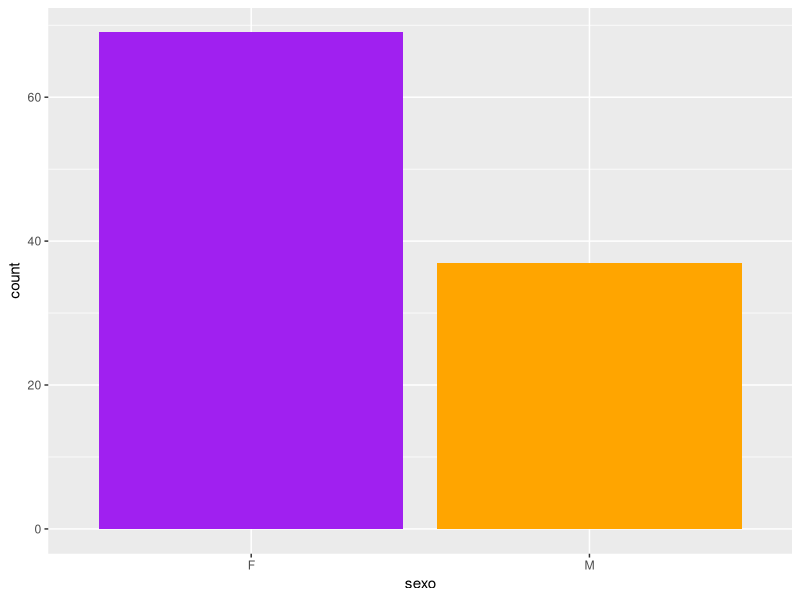
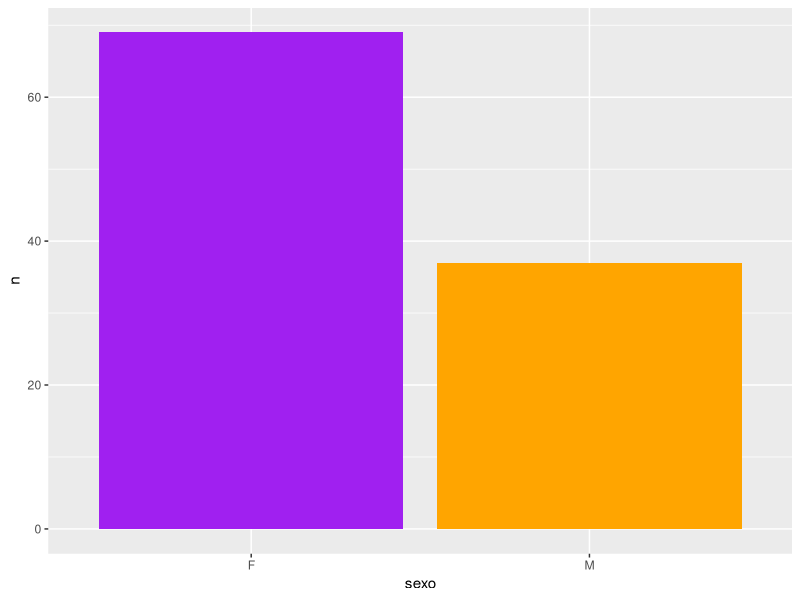
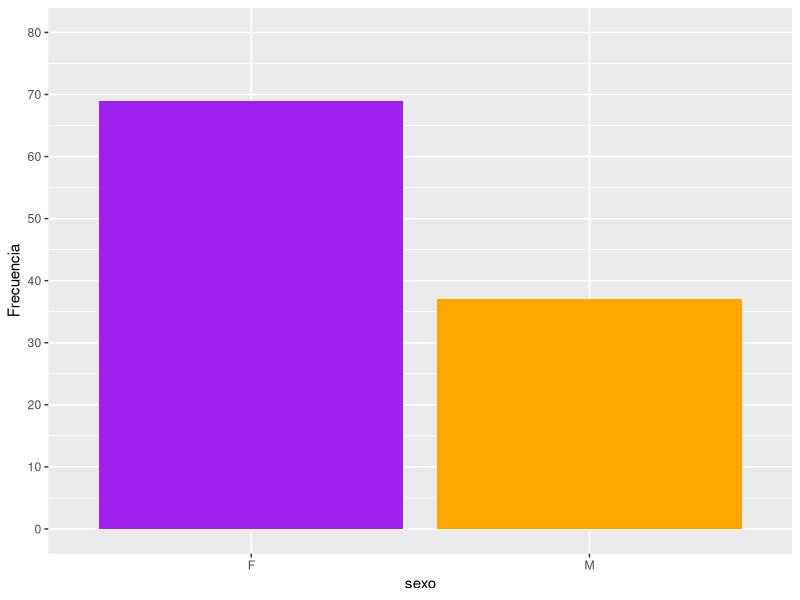
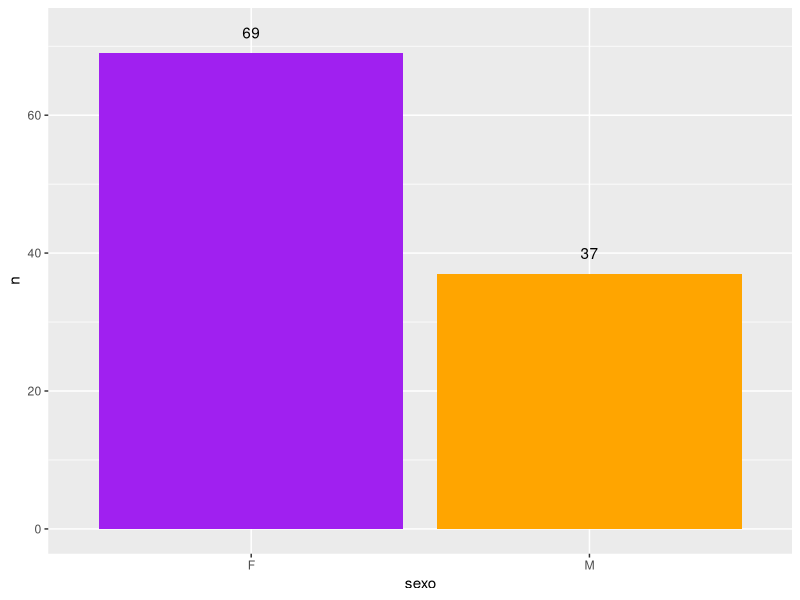
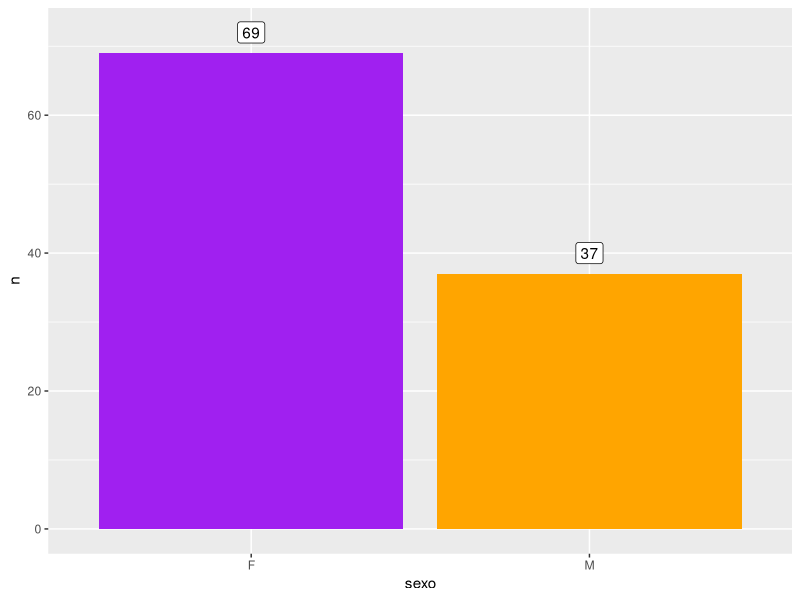
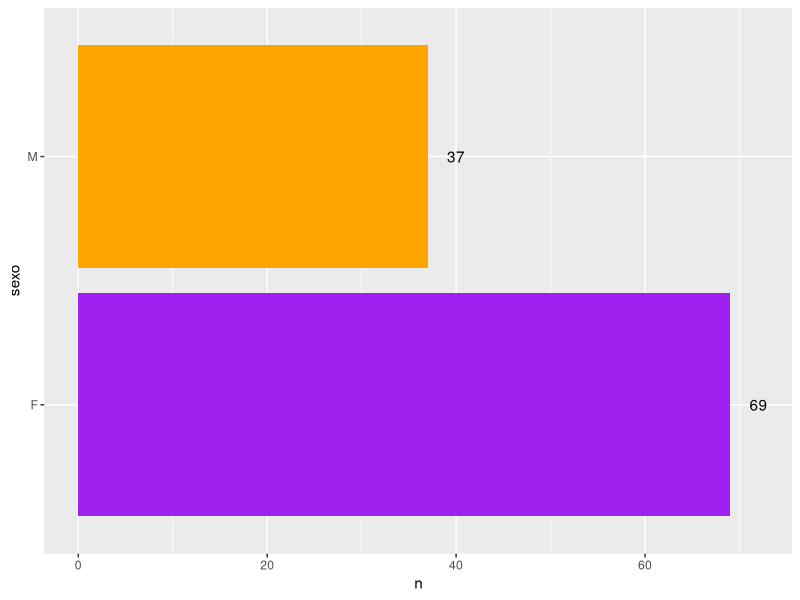
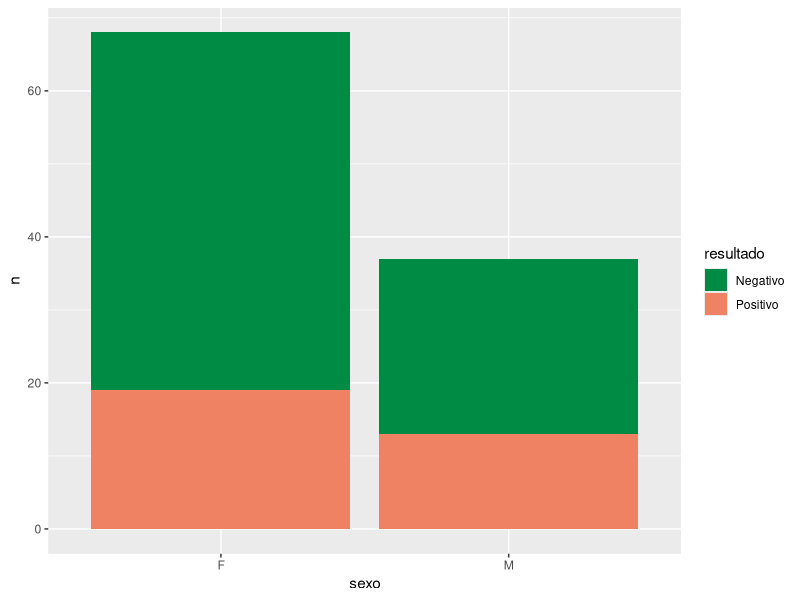
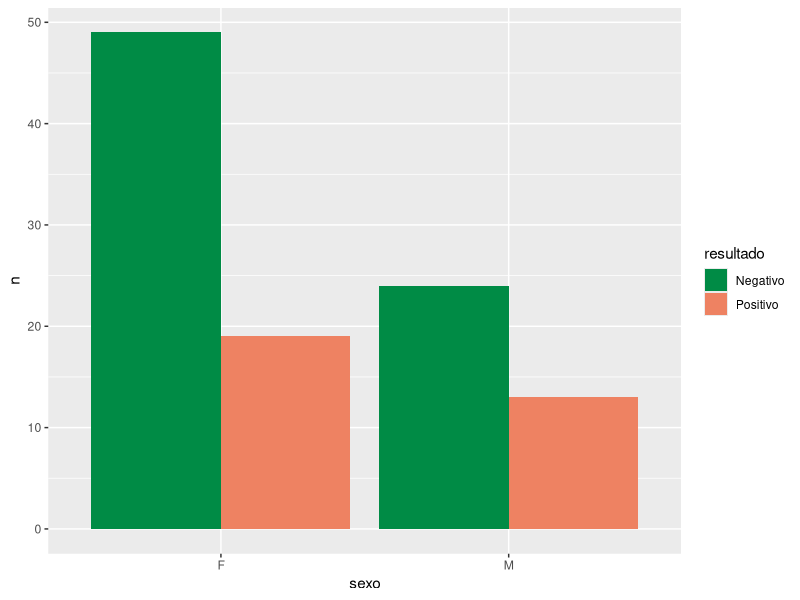

Here is the R script that generated these plots, in order:
# Gráficos - Encuentro 7

# activamos tidyverse

library(tidyverse)

# leemos datos

guess_encoding("practicas/tsomf_prueba.csv")

# el encondign mayoritario del archivo es ISO-8859-1

tsomf <- read_csv2("practicas/tsomf_prueba.csv", 
                   locale = locale(encoding = "ISO-8859-1"))

glimpse(tsomf)

# Gráficos de variables cualitativas

# Gráficos de barras con sexo

tsomf |> 
  ggplot(aes(x = sexo, fill = sexo)) + 
  geom_bar() + 
  scale_fill_manual(values = c("purple", "orange")) +
  theme(legend.position = "none")

# geom_bar() hace automáticamente un recuento de repeticiones de valores, 
# es decir que el eje y (count) se calcula en la misma operación del gráfico

# Si llegasemos al gráfico con una tabla con las frecuencias calculadas

tsomf |> 
  count(sexo) 

# debemos indicarle a la coordenada y de donde saca la frecuencia e
# incorporar dentro de la capa geométrica geom_bar() el arumento
# stat = "identity"

tsomf |> 
  count(sexo) |> 
  ggplot(aes(x = sexo, y = n, fill = sexo)) + 
  geom_bar(stat = "identity") + 
  scale_fill_manual(values = c("purple", "orange")) +
  theme(legend.position = "none")

# Escalas de eje

# se pueden cambiar las escalas de eje con scale_x_* y scale_y_*
# el asterisco se reemplaza por la caracteristica de los datos asociados
# a ese eje

# por ejemplo, el eje y es un eje contínuo (count) por lo tanto:

tsomf |> 
  ggplot(aes(x = sexo, fill = sexo)) + 
  geom_bar() + 
  scale_fill_manual(values = c("purple", "orange")) +
  theme(legend.position = "none") + 
  scale_y_continuous(name = "Frecuencia", 
                     limits = c(0,80), 
                     breaks = seq(0, 80, by = 10))

# se puede declarar dentro de la escala el nombre del eje, los límites y 
# las separaciones con sus marcaciones de escala

# para el argumento breaks de escalas contínuas es muy útil la función seq()


# una capa interesante para agregar a este tipo de gráficos es una de texto 
# o de etiquetas

tsomf |> 
  count(sexo) |> 
  ggplot(aes(x = sexo, y = n, fill = sexo)) + 
  geom_bar(stat = "identity") + 
  scale_fill_manual(values = c("purple", "orange")) +
  theme(legend.position = "none") +
  geom_text(aes(label = n), nudge_y = 3) 

# para sumar etiquetas conviene que el gráfico provenga de una tabla de conteo
# a la capa geométrica text se le agrega un aes() para mapear la propiedad
# label igualando a n
# también se puede definir el desplazamiento del texto para que no se superponga
# con las barras (nugde_y desplazamiento vertical, nudge_x horizontal)

# igual pero con geom_label()

tsomf |> 
  count(sexo) |> 
  ggplot(aes(x = sexo, y = n)) + 
  geom_bar(aes(fill = sexo), stat = "identity") + 
  scale_fill_manual(values = c("purple", "orange")) +
  theme(legend.position = "none") +
  geom_label(aes(label = n), nudge_y = 3) 

# rotar coordenadas

tsomf |> 
  count(sexo) |> 
  ggplot(aes(x = sexo, y = n, fill = sexo)) + 
  geom_bar(stat = "identity") + 
  scale_fill_manual(values = c("purple", "orange")) +
  theme(legend.position = "none") +
  geom_text(aes(label = n), nudge_y = 3) +
  coord_flip()

# coord_flip() cambia la disposición del gráfico

# barras combinadas

# para incluir otra variable categórica en las barras debemos utilizar
# el mapeo de otra caracteristica como fill

tsomf |> 
  count(sexo, resultado) 

tsomf |> 
  count(sexo, resultado) |> 
  filter(resultado != "Inadecuado") |> 
  ggplot(aes(x = sexo, y = n, fill = resultado)) + 
  geom_bar(stat = "identity") + 
  scale_fill_manual(values = c("springgreen4", "salmon2"))

# por defecto la posición es "stack", es decir una categoría encima de la otra
# con valores absolutos de frecuencia

# lo podemos cambiar con "dodge"

tsomf |> 
  count(sexo, resultado) |> 
  filter(resultado != "Inadecuado") |> 
  ggplot(aes(x = sexo, y = n, fill = resultado)) + 
  geom_bar(stat = "identity", position = "dodge") + 
  scale_fill_manual(values = c("springgreen4", "salmon2"))

# o "fill" (similar a stack con valores relativos)

tsomf |> 
  count(sexo, resultado) |> 
  filter(resultado != "Inadecuado") |> 
  ggplot(aes(x = sexo, y = n, fill = resultado)) + 
  geom_bar(stat = "identity", position = "fill") + 
  scale_fill_manual(values = c("springgreen4", "salmon2"))

# si queremos hacer como el gráfico con etiquetas debemos adaptar la 
# capa geométrica a la disposición del gráfico

tsomf |> 
  count(sexo, resultado) |> 
  filter(resultado != "Inadecuado") |> 
  ggplot(aes(x = sexo, y = n, fill = resultado)) + 
  geom_bar(stat = "identity", position = "dodge") + 
  scale_fill_manual(values = c("springgreen4", "salmon2")) +
  geom_text(aes(label = n), 
            position = position_dodge(width = 0.9), vjust = -0.5) +
  scale_y_continuous(limits = c(0, 55))

# definimos posición en dodge y ajustamos el desplazamiento vertical
# además aumentamos los límites de la escala para que se vea la etiqueta

# gráficos de torta

# parte de un gráfico apilado al 100% de una sola barra

tsomf |> 
  count(sexo) |>
  ggplot(aes(x = "", y = n, fill = sexo)) +
  geom_bar(stat="identity", width=1) +
  scale_fill_manual(values = c("violetred", "dodgerblue2")) +
  geom_text(aes(label = round(n/sum(n)*100, 1)), 
            position = position_stack(vjust = 0.5))

# la clave está en cambiar el sistema de coordenadas a polar

tsomf |> 
  count(sexo) |>
  ggplot(aes(x = "", y = n, fill = sexo)) +
  geom_bar(stat="identity", width=1) +
  scale_fill_manual(values = c("violetred", "dodgerblue2")) +
  geom_text(aes(label = paste0(round(n/sum(n)*100, 1), "%")), 
            position = position_stack(vjust = 0.5), color = "white") +
  coord_polar("y", start=0) +
  theme_void() 
    

# Gráficos de variables cuantitativas

# vamos a calcular la edad a partir de la fecha de nacimiento para poder
# trabajar con ella

tsomf <- tsomf |> 
  mutate(edad = interval(dmy(fecha_nacimiento), dmy(fecha_test))%/%dyears())

# histogramas

# solo necesitamos declarar en x la variable cuantitativa para construir un
# histograma

tsomf |> 
  ggplot(aes(x = edad)) +
  geom_histogram(binwidth = 5, 
                 fill = "firebrick",
                 color = "white") 
   
# definimos ancho de 5 años y colores de relleno y contorno

# binwidth llama internamnete a cut_width() del propio ggplot2

tsomf |> 
  mutate(intervalo5 = cut_width(edad, width = 5, center = 0))

# podemos graficar lo mismo con geom_bar()

tsomf |> 
  mutate(intervalo_edad = cut_width(edad, width = 5, center = 0)) |> 
  count(intervalo_edad) |> 
  ggplot(aes(x = intervalo_edad, y = n)) +
  geom_bar(stat = "identity", 
           fill = "firebrick",
           color = "white")

# como la variable intervalo de edad es continua debemos hacer que
# las barras se toquen y además acomodar mejor las etiquetas de x

tsomf |> 
  mutate(intervalo_edad = cut_width(edad, width = 5, center = 0)) |> 
  count(intervalo_edad) |> 
  ggplot(aes(x = intervalo_edad, y = n)) +
  geom_bar(stat = "identity", 
           fill = "firebrick",
           color = "white", 
           width = 1) +
  theme(axis.text.x = element_text(angle = 45, vjust = 1, hjust=1))

# en cambio si queremos que el ancho de la barra del histograma
# coincida con grupos etarios en enteros (de 5 en 5 por ejemplo)

tsomf |> 
  mutate(intervalo5 = cut_interval(edad, length =  5)) |> 
  count(intervalo5)

tsomf |> 
  mutate(intervalo5 = cut_interval(edad, length =  5)) |> 
  count(intervalo5) |> 
  ggplot(aes(x = intervalo5, y = n)) +
  geom_bar(stat = "identity", 
           fill = "firebrick",
           color = "white", 
           width = 1) +
  theme(axis.text.x = element_text(angle = 45, vjust = 1, hjust=1))

# distribución de una variable cuantitativa segun una categórica

# veamos la categórica

tsomf |> 
  count(centrosalud_informe)

# achiquemos las categorías reduciendo a partir de n = 2

tsomf <- tsomf |> 
  mutate(centro_salud = fct_lump_n(centrosalud_informe, n = 2, other_level = "Otros")) 

# verifiquemos

tsomf |> 
  count(centro_salud)

# ahora tenemos 3 categorías

# la capa de puntos se superponen en la misma línea vertical

tsomf |> 
  ggplot(aes(x = centro_salud, y = edad)) +
  geom_point() 


# mejor es geom_jitter() que distribuye aleatoriamente a lo "ancho"

tsomf |> 
  ggplot(aes(x = centro_salud, y = edad)) +
  geom_jitter()

# se puede mostrar resúmenes estadísticos

tsomf |> 
  ggplot(aes(x = centro_salud, y = edad)) +
  geom_boxplot()

# o violines

tsomf |> 
  ggplot(aes(x = centro_salud, y = edad)) +
  geom_violin()

# o las dos capas juntas (boxplot + jitter)

tsomf |> 
  ggplot(aes(x = centro_salud, y = edad)) +
  geom_boxplot() +
  geom_jitter()

# algo más completo

tsomf |> 
  ggplot(aes(x = centro_salud, 
             y = edad,  
             fill = centro_salud)) +
  geom_boxplot(outlier.color = "red", alpha = 0.5) +
  geom_jitter(width = 0.2, shape = 1, size = 3) +
  xlab(label = "") +
  scale_fill_brewer(name = "Centro de Salud", 
                    palette = "Set1") +
  theme(legend.position = "bottom")

# Pirámides poblacionales

# preparación de los datos

# creamos intervalos cada 5 años
# contamos sexo e intervalos
# hacemos que los valores de hombres sea negativo

tabla_pob <- tsomf |> 
  mutate(grupo_edad = cut_interval(edad, length =  5)) |> 
  count(sexo, grupo_edad) |> 
  mutate(n = if_else(sexo == "F", n, n*-1))

# creamos gráfico de columnas invertido guardándolo en el 
# objeto piramide

piramide <- tabla_pob |> 
  ggplot(aes(x = grupo_edad,
           y = n,
           fill = sexo)) +
  coord_flip() +
  geom_col() +
  scale_y_continuous(breaks  = seq(-20, 20, by = 5),
                     labels = abs(seq(-20, 20, by = 5))) +
  scale_fill_brewer(palette = "Accent",
                    name = "") +
  xlab("Edad") +
  ylab("") +
  theme_minimal() +
  theme(legend.position = "bottom")

piramide

# lo exportamos a un archivo jpg

ggsave(piramide, 
       filename = "piramide.jpg",
       device = "jpeg", 
       dpi = 600,
       units = "cm",
       width = 15,
       height = 10,
       path = "practicas")
